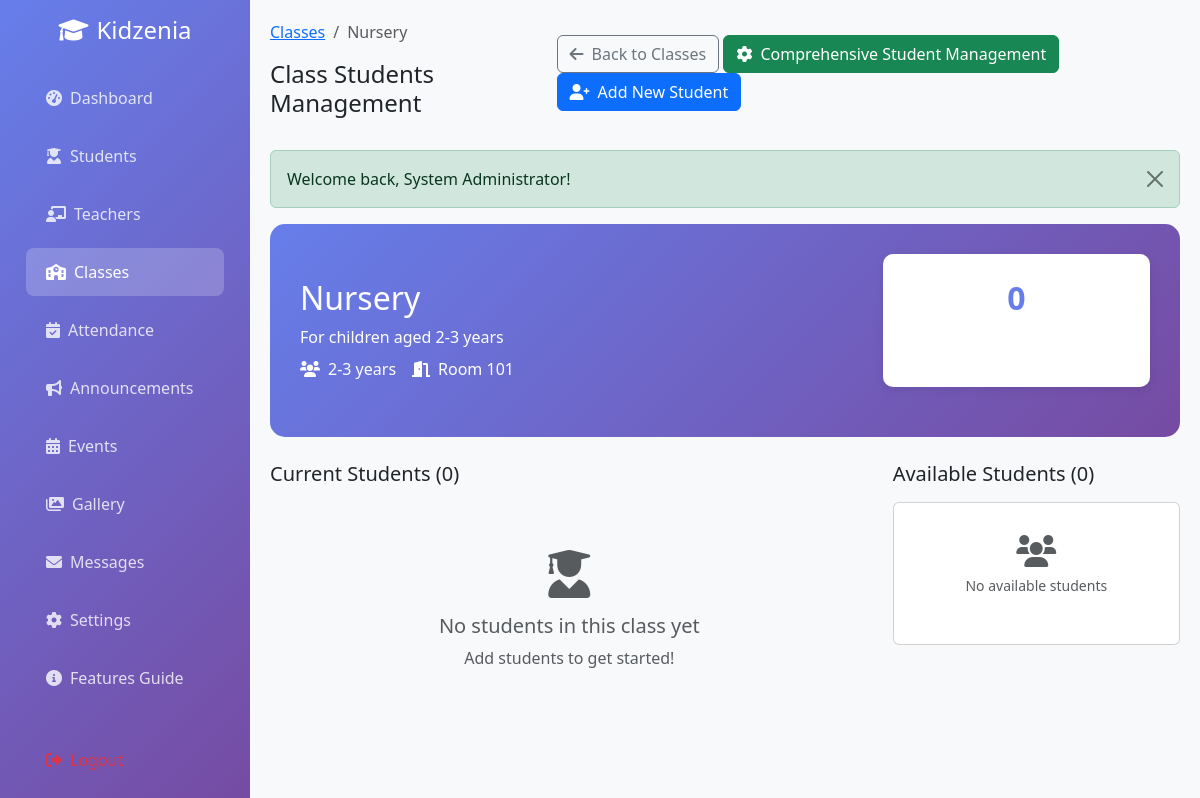
Page /admin/class_students.php?class_id=1 (signed in) on the committed database.
### tables this page shows
CREATE TABLE classes (
    id INT PRIMARY KEY AUTO_INCREMENT,
    name VARCHAR(100) NOT NULL,
    description TEXT,
    teacher_id INT,
    capacity INT DEFAULT 30,
    age_group VARCHAR(50),
    room_number VARCHAR(20),
    status ENUM('active', 'inactive') DEFAULT 'active',
    created_at TIMESTAMP DEFAULT CURRENT_TIMESTAMP,
    FOREIGN KEY (teacher_id) REFERENCES users(id) ON DELETE SET NULL
);

### config/functions.php (called while the page is built, shortened)
<?php
function get_flash_message() {
    if (isset($_SESSION['flash'])) {
        $flash = $_SESSION['flash'];
        return $flash;
    }
    return null;
}
?>

### admin/class_students.php (the view, shortened to what this page needs)
<?php
$class_id = isset($_GET['class_id']) ? $_GET['class_id'] : 0;
try {
    $database = new Database();
    $db = $database->getConnection();
    $class_query = "SELECT c.*, u.full_name as teacher_name FROM classes c LEFT JOIN users u ON c.teacher_id = u.id WHERE c.id = :class_id";
    $class_stmt = $db->prepare($class_query);
    $class_stmt->bindParam(':class_id', $class_id);
    $class_stmt->execute();
    $class_info = $class_stmt->fetch(PDO::FETCH_ASSOC);
    $students_query = "SELECT * FROM students WHERE class_id = :class_id AND status = 'active' ORDER BY first_name, last_name";
    $students_stmt = $db->prepare($students_query);
    $students_stmt->bindParam(':class_id', $class_id);
    $students_stmt->execute();
    $class_students = $students_stmt->fetchAll(PDO::FETCH_ASSOC);
    $available_students_query = "SELECT * FROM students WHERE class_id IS NULL AND status = 'active' ORDER BY first_name, last_name";
    $available_students_stmt = $db->prepare($available_students_query);
    $available_students_stmt->execute();
    $available_students = $available_students_stmt->fetchAll(PDO::FETCH_ASSOC);
} catch(PDOException $exception) {
    $class_info = [];
    $class_students = [];
    $available_students = [];
    $parents = [];
    $error_message = "Error loading data: " . $exception->getMessage();
}
?>
<!DOCTYPE html>
<html lang="en">
<head>
    <link href="https://cdn.jsdelivr.net/npm/bootstrap@5.3.0/dist/css/bootstrap.min.css" rel="stylesheet">
    <link href="https://cdnjs.cloudflare.com/ajax/libs/font-awesome/6.0.0/css/all.min.css" rel="stylesheet">
</head>
<body>
    <nav class="sidebar">
        <div class="p-3">
            <h4 class="text-center mb-4">
                <i class="fas fa-graduation-cap me-2"></i>Kidzenia
            </h4>
            <ul class="nav flex-column">
                <li class="nav-item">
                    <a class="nav-link" href="index.php">
                        <i class="fas fa-tachometer-alt me-2"></i>Dashboard
                    </a>
                </li>
                <li class="nav-item">
                    <a class="nav-link" href="students.php">
                        <i class="fas fa-user-graduate me-2"></i>Students
                    </a>
                </li>
                <li class="nav-item">
                    <a class="nav-link" href="teachers.php">
                        <i class="fas fa-chalkboard-teacher me-2"></i>Teachers
                    </a>
                </li>
                <li class="nav-item">
                    <a class="nav-link active" href="classes.php">
                        <i class="fas fa-school me-2"></i>Classes
                    </a>
                </li>
                <li class="nav-item">
                    <a class="nav-link" href="attendance.php">
                        <i class="fas fa-calendar-check me-2"></i>Attendance
                    </a>
                </li>
                <li class="nav-item">
                    <a class="nav-link" href="announcements.php">
                        <i class="fas fa-bullhorn me-2"></i>Announcements
                    </a>
                </li>
                <li class="nav-item">
                    <a class="nav-link" href="events.php">
                        <i class="fas fa-calendar-alt me-2"></i>Events
                    </a>
                </li>
                <li class="nav-item">
                    <a class="nav-link" href="gallery.php">
                        <i class="fas fa-images me-2"></i>Gallery
                    </a>
                </li>
                <li class="nav-item">
                    <a class="nav-link" href="messages.php">
                        <i class="fas fa-envelope me-2"></i>Messages
                    </a>
                </li>
                <li class="nav-item">
                    <a class="nav-link" href="settings.php">
                        <i class="fas fa-cog me-2"></i>Settings
                    </a>
                </li>
                <li class="nav-item">
                    <a class="nav-link" href="../readme.php" target="_blank">
                        <i class="fas fa-info-circle me-2"></i>Features Guide
                    </a>
                </li>
                <li class="nav-item mt-4">
                    <a class="nav-link text-danger" href="../auth/logout.php">
                        <i class="fas fa-sign-out-alt me-2"></i>Logout
                    </a>
                </li>
            </ul>
        </div>
    </nav>
    <div class="main-content">
        <div class="d-flex justify-content-between align-items-center mb-4">
            <div>
                <nav aria-label="breadcrumb">
                    <ol class="breadcrumb">
                        <li class="breadcrumb-item"><a href="classes.php">Classes</a></li>
                        <li class="breadcrumb-item active"><?php echo htmlspecialchars($class_info['name']); ?></li>
                    </ol>
                </nav>
                <h4>Class Students Management</h4>
            </div>
            <div>
                <button class="btn btn-outline-secondary" onclick="window.history.back()">
                    <i class="fas fa-arrow-left me-2"></i>Back to Classes
                </button>
                <a href="student_management.php" class="btn btn-success me-2">
                    <i class="fas fa-cog me-2"></i>Comprehensive Student Management
                </a>
                <button class="btn btn-primary" data-bs-toggle="modal" data-bs-target="#addNewStudentModal">
                    <i class="fas fa-user-plus me-2"></i>Add New Student
                </button>
            </div>
        </div>
        <?php
        $flash = get_flash_message();
        if ($flash):
            foreach ($flash as $type => $message):
        ?>
            <div class="alert alert-<?php echo $type; ?> alert-dismissible fade show" role="alert">
                <?php echo $message; ?>
                <button type="button" class="btn-close" data-bs-dismiss="alert"></button>
            </div>
        <?php
            endforeach;
        endif;
        ?>
        <div class="class-header">
            <div class="row align-items-center">
                <div class="col-md-8">
                    <h2><?php echo htmlspecialchars($class_info['name']); ?></h2>
                    <p class="mb-2"><?php echo htmlspecialchars($class_info['description']); ?></p>
                    <div class="d-flex gap-3">
                        <span><i class="fas fa-users me-2"></i><?php echo htmlspecialchars($class_info['age_group']); ?></span>
                        <span><i class="fas fa-door-open me-2"></i><?php echo htmlspecialchars($class_info['room_number']); ?></span>
                    </div>
                </div>
                <div class="col-md-4">
                    <div class="stats-box">
                        <div class="stats-number"><?php echo count($class_students); ?></div>
                        <div class="text-white">Current Students</div>
                        <div class="text-white-50 small">Capacity: <?php echo $class_info['capacity']; ?></div>
                    </div>
                </div>
            </div>
        </div>
        <div class="row">
            <div class="col-lg-8">
                <h5 class="mb-3">Current Students (<?php echo count($class_students); ?>)</h5>
                <?php if (!empty($class_students)): ?>
                    <?php foreach ($class_students as $student): ?>
                        <div class="student-card">
                            <div class="d-flex justify-content-between align-items-center">
                                <div class="d-flex align-items-center">
                                    <div class="student-avatar">
                                        <?php if ($student['profile_image']): ?>
                                            <img src="../uploads/students/<?php echo htmlspecialchars($student['profile_image']); ?>" alt="<?php echo htmlspecialchars($student['first_name']); ?>">
                                        <?php else: ?>
                                            <?php echo strtoupper(substr($student['first_name'], 0, 1) . substr($student['last_name'], 0, 1)); ?>
                                        <?php endif; ?>
                                    </div>
                                    <div>
                                        <h6 class="mb-1"><?php echo htmlspecialchars($student['first_name'] . ' ' . $student['last_name']); ?></h6>
                                        <p class="text-muted mb-1">ID: <?php echo htmlspecialchars($student['student_id']); ?></p>
                                        <div class="d-flex gap-2">
                                            <span class="badge bg-primary"><?php echo date('Y') - date('Y', strtotime($student['date_of_birth'])); ?> years</span>
                                            <span class="text-muted small">
                                                <i class="fas fa-birthday-cake me-1"></i>
                                                <?php echo date('M d, Y', strtotime($student['date_of_birth'])); ?>
                                            </span>
                                        </div>
                                        <?php if ($student['medical_info']): ?>
                                            <div class="mt-1">
                                                <small class="text-warning">
                                                    <i class="fas fa-heartbeat me-1"></i>
                                                    Medical: <?php echo htmlspecialchars(substr($student['medical_info'], 0, 50)) . '...'; ?>
                                                </small>
                                            </div>
                                        <?php endif; ?>
                                    </div>
                                </div>
                                <div class="action-buttons">
                                    <button class="btn btn-sm btn-info" onclick="viewStudent(<?php echo $student['id']; ?>)">
                                        <i class="fas fa-eye"></i>
                                    </button>
                                    <button class="btn btn-sm btn-warning" onclick="editStudent(<?php echo $student['id']; ?>)">
                                        <i class="fas fa-edit"></i>
                                    </button>
                                    <button class="btn btn-sm btn-danger" onclick="removeStudent(<?php echo $student['id']; ?>)">
                                        <i class="fas fa-user-minus"></i>
                                    </button>
                                </div>
                            </div>
                        </div>
                    <?php endforeach; ?>
                <?php else: ?>
                    <div class="text-center py-5">
                        <i class="fas fa-user-graduate fa-3x text-muted mb-3"></i>
                        <h5 class="text-muted">No students in this class yet</h5>
                        <p class="text-muted">Add students to get started!</p>
                    </div>
                <?php endif; ?>
            </div>
            <div class="col-lg-4">
                <h5 class="mb-3">Available Students (<?php echo count($available_students); ?>)</h5>
                <div class="card">
                    <div class="card-body">
                        <?php if (!empty($available_students)): ?>
                            <?php foreach ($available_students as $student): ?>
                                <div class="available-student" onclick="addStudentToClass(<?php echo $student['id']; ?>)">
                                    <div class="d-flex align-items-center">
                                        <div class="student-avatar" style="width: 40px; height: 40px; font-size: 0.9rem;">
                                            <?php echo strtoupper(substr($student['first_name'], 0, 1) . substr($student['last_name'], 0, 1)); ?>
                                        </div>
                                        <div class="flex-grow-1">
                                            <div class="fw-bold"><?php echo htmlspecialchars($student['first_name'] . ' ' . $student['last_name']); ?></div>
                                            <small class="text-muted">ID: <?php echo htmlspecialchars($student['student_id']); ?></small>
                                        </div>
                                        <i class="fas fa-plus-circle text-primary"></i>
                                    </div>
                                </div>
                            <?php endforeach; ?>
                        <?php else: ?>
                            <div class="text-center py-3">
                                <i class="fas fa-users fa-2x text-muted mb-2"></i>
                                <p class="text-muted small">No available students</p>
                            </div>
                        <?php endif; ?>
                    </div>
                </div>
            </div>
        </div>
    </div>
</body>
</html>

### admin/class_students.php (style rules this page uses)
:root { --primary-color: #667eea; --secondary-color: #764ba2; }
body { font-family: 'Segoe UI', Tahoma, Geneva, Verdana, sans-serif; background-color: #f8f9fa; }
.sidebar { min-height: 100vh; background: linear-gradient(135deg, var(--primary-color) 0%, var(--secondary-color) 100%); color: white; position: fixed; top: 0; left: 0; width: 250px; z-index: 1000; }
.sidebar .nav-link { color: rgba(255,255,255,0.8); padding: 12px 20px; border-radius: 8px; margin: 5px 10px; transition: all 0.3s; }
.sidebar .nav-link:hover, .sidebar .nav-link.active { background: rgba(255,255,255,0.2); color: white; }
.main-content { margin-left: 250px; padding: 20px; }
.class-header { background: linear-gradient(135deg, var(--primary-color) 0%, var(--secondary-color) 100%); color: white; padding: 30px; border-radius: 15px; margin-bottom: 25px; }
.stats-box { background: white; border-radius: 10px; padding: 20px; text-align: center; box-shadow: 0 3px 10px rgba(0,0,0,0.08); margin-bottom: 20px; }
.stats-number { font-size: 2rem; font-weight: 700; color: var(--primary-color); }

### rows in the picture
classes: name "Nursery", description "For children aged 2-3 years", age_group "2-3 years", room_number "Room 101"

### other values in the picture
$message "Welcome back, System Administrator!"
count($class_students) "0"
count($available_students) "0"
